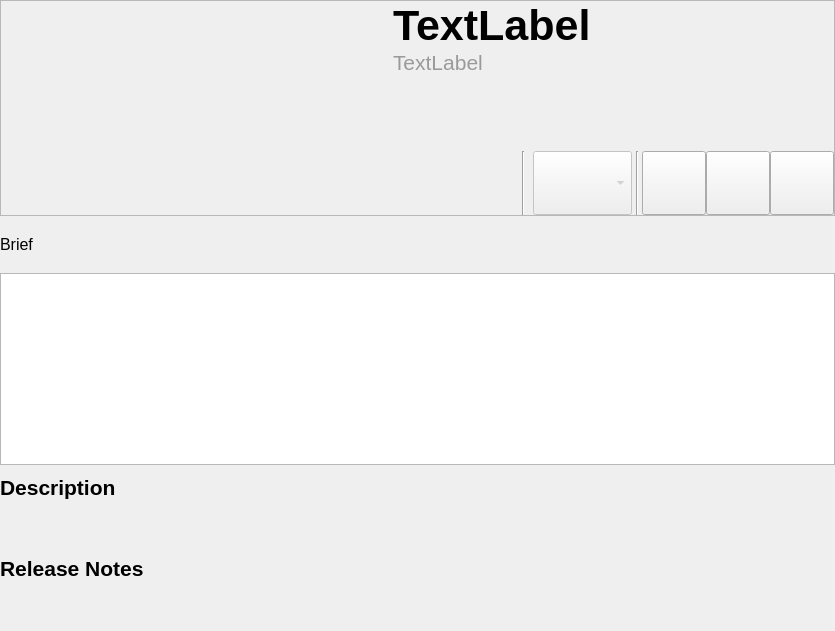
<?xml version="1.0" encoding="UTF-8"?>
<ui version="4.0">
 <class>ItemForm</class>
 <widget class="QWidget" name="ItemForm">
  <property name="geometry">
   <rect>
    <x>0</x>
    <y>0</y>
    <width>835</width>
    <height>631</height>
   </rect>
  </property>
  <property name="windowTitle">
   <string>Form</string>
  </property>
  <layout class="QVBoxLayout" name="verticalLayout_3">
   <property name="spacing">
    <number>0</number>
   </property>
   <property name="leftMargin">
    <number>0</number>
   </property>
   <property name="topMargin">
    <number>0</number>
   </property>
   <property name="rightMargin">
    <number>0</number>
   </property>
   <property name="bottomMargin">
    <number>0</number>
   </property>
   <item>
    <widget class="QScrollArea" name="scrollArea">
     <property name="frameShape">
      <enum>QFrame::NoFrame</enum>
     </property>
     <property name="frameShadow">
      <enum>QFrame::Plain</enum>
     </property>
     <property name="lineWidth">
      <number>0</number>
     </property>
     <property name="horizontalScrollBarPolicy">
      <enum>Qt::ScrollBarAlwaysOff</enum>
     </property>
     <property name="widgetResizable">
      <bool>true</bool>
     </property>
     <widget class="QWidget" name="scrollAreaWidgetContents_2">
      <property name="geometry">
       <rect>
        <x>0</x>
        <y>0</y>
        <width>835</width>
        <height>631</height>
       </rect>
      </property>
      <layout class="QVBoxLayout" name="verticalLayout">
       <property name="spacing">
        <number>0</number>
       </property>
       <property name="leftMargin">
        <number>0</number>
       </property>
       <property name="topMargin">
        <number>0</number>
       </property>
       <property name="rightMargin">
        <number>0</number>
       </property>
       <property name="bottomMargin">
        <number>0</number>
       </property>
       <item>
        <widget class="QFrame" name="frame">
         <property name="minimumSize">
          <size>
           <width>0</width>
           <height>216</height>
          </size>
         </property>
         <property name="maximumSize">
          <size>
           <width>16777215</width>
           <height>216</height>
          </size>
         </property>
         <property name="frameShape">
          <enum>QFrame::StyledPanel</enum>
         </property>
         <property name="frameShadow">
          <enum>QFrame::Raised</enum>
         </property>
         <layout class="QHBoxLayout" name="horizontalLayout">
          <property name="spacing">
           <number>0</number>
          </property>
          <property name="leftMargin">
           <number>0</number>
          </property>
          <property name="topMargin">
           <number>0</number>
          </property>
          <property name="rightMargin">
           <number>0</number>
          </property>
          <property name="bottomMargin">
           <number>0</number>
          </property>
          <item>
           <widget class="QLabel" name="image_label">
            <property name="minimumSize">
             <size>
              <width>384</width>
              <height>216</height>
             </size>
            </property>
            <property name="maximumSize">
             <size>
              <width>384</width>
              <height>216</height>
             </size>
            </property>
            <property name="text">
             <string/>
            </property>
            <property name="alignment">
             <set>Qt::AlignCenter</set>
            </property>
           </widget>
          </item>
          <item>
           <widget class="Line" name="line">
            <property name="minimumSize">
             <size>
              <width>8</width>
              <height>0</height>
             </size>
            </property>
            <property name="lineWidth">
             <number>0</number>
            </property>
            <property name="orientation">
             <enum>Qt::Vertical</enum>
            </property>
           </widget>
          </item>
          <item>
           <layout class="QVBoxLayout" name="verticalLayout_2">
            <item>
             <widget class="QLabel" name="name_label">
              <property name="font">
               <font>
                <pointsize>32</pointsize>
                <weight>75</weight>
                <bold>true</bold>
               </font>
              </property>
              <property name="text">
               <string>TextLabel</string>
              </property>
              <property name="textInteractionFlags">
               <set>Qt::NoTextInteraction</set>
              </property>
             </widget>
            </item>
            <item>
             <widget class="QLabel" name="company_label">
              <property name="palette">
               <palette>
                <active>
                 <colorrole role="WindowText">
                  <brush brushstyle="SolidPattern">
                   <color alpha="255">
                    <red>154</red>
                    <green>154</green>
                    <blue>154</blue>
                   </color>
                  </brush>
                 </colorrole>
                 <colorrole role="Button">
                  <brush brushstyle="SolidPattern">
                   <color alpha="255">
                    <red>148</red>
                    <green>148</green>
                    <blue>148</blue>
                   </color>
                  </brush>
                 </colorrole>
                 <colorrole role="Light">
                  <brush brushstyle="SolidPattern">
                   <color alpha="255">
                    <red>222</red>
                    <green>222</green>
                    <blue>222</blue>
                   </color>
                  </brush>
                 </colorrole>
                 <colorrole role="Midlight">
                  <brush brushstyle="SolidPattern">
                   <color alpha="255">
                    <red>185</red>
                    <green>185</green>
                    <blue>185</blue>
                   </color>
                  </brush>
                 </colorrole>
                 <colorrole role="Dark">
                  <brush brushstyle="SolidPattern">
                   <color alpha="255">
                    <red>74</red>
                    <green>74</green>
                    <blue>74</blue>
                   </color>
                  </brush>
                 </colorrole>
                 <colorrole role="Mid">
                  <brush brushstyle="SolidPattern">
                   <color alpha="255">
                    <red>99</red>
                    <green>99</green>
                    <blue>99</blue>
                   </color>
                  </brush>
                 </colorrole>
                 <colorrole role="Text">
                  <brush brushstyle="SolidPattern">
                   <color alpha="255">
                    <red>0</red>
                    <green>0</green>
                    <blue>0</blue>
                   </color>
                  </brush>
                 </colorrole>
                 <colorrole role="BrightText">
                  <brush brushstyle="SolidPattern">
                   <color alpha="255">
                    <red>255</red>
                    <green>255</green>
                    <blue>255</blue>
                   </color>
                  </brush>
                 </colorrole>
                 <colorrole role="ButtonText">
                  <brush brushstyle="SolidPattern">
                   <color alpha="255">
                    <red>0</red>
                    <green>0</green>
                    <blue>0</blue>
                   </color>
                  </brush>
                 </colorrole>
                 <colorrole role="Base">
                  <brush brushstyle="SolidPattern">
                   <color alpha="255">
                    <red>255</red>
                    <green>255</green>
                    <blue>255</blue>
                   </color>
                  </brush>
                 </colorrole>
                 <colorrole role="Window">
                  <brush brushstyle="SolidPattern">
                   <color alpha="255">
                    <red>148</red>
                    <green>148</green>
                    <blue>148</blue>
                   </color>
                  </brush>
                 </colorrole>
                 <colorrole role="Shadow">
                  <brush brushstyle="SolidPattern">
                   <color alpha="255">
                    <red>0</red>
                    <green>0</green>
                    <blue>0</blue>
                   </color>
                  </brush>
                 </colorrole>
                 <colorrole role="AlternateBase">
                  <brush brushstyle="SolidPattern">
                   <color alpha="255">
                    <red>201</red>
                    <green>201</green>
                    <blue>201</blue>
                   </color>
                  </brush>
                 </colorrole>
                 <colorrole role="ToolTipBase">
                  <brush brushstyle="SolidPattern">
                   <color alpha="255">
                    <red>255</red>
                    <green>255</green>
                    <blue>220</blue>
                   </color>
                  </brush>
                 </colorrole>
                 <colorrole role="ToolTipText">
                  <brush brushstyle="SolidPattern">
                   <color alpha="255">
                    <red>0</red>
                    <green>0</green>
                    <blue>0</blue>
                   </color>
                  </brush>
                 </colorrole>
                 <colorrole role="PlaceholderText">
                  <brush brushstyle="SolidPattern">
                   <color alpha="128">
                    <red>0</red>
                    <green>0</green>
                    <blue>0</blue>
                   </color>
                  </brush>
                 </colorrole>
                </active>
                <inactive>
                 <colorrole role="WindowText">
                  <brush brushstyle="SolidPattern">
                   <color alpha="255">
                    <red>154</red>
                    <green>154</green>
                    <blue>154</blue>
                   </color>
                  </brush>
                 </colorrole>
                 <colorrole role="Button">
                  <brush brushstyle="SolidPattern">
                   <color alpha="255">
                    <red>148</red>
                    <green>148</green>
                    <blue>148</blue>
                   </color>
                  </brush>
                 </colorrole>
                 <colorrole role="Light">
                  <brush brushstyle="SolidPattern">
                   <color alpha="255">
                    <red>222</red>
                    <green>222</green>
                    <blue>222</blue>
                   </color>
                  </brush>
                 </colorrole>
                 <colorrole role="Midlight">
                  <brush brushstyle="SolidPattern">
                   <color alpha="255">
                    <red>185</red>
                    <green>185</green>
                    <blue>185</blue>
                   </color>
                  </brush>
                 </colorrole>
                 <colorrole role="Dark">
                  <brush brushstyle="SolidPattern">
                   <color alpha="255">
                    <red>74</red>
                    <green>74</green>
                    <blue>74</blue>
                   </color>
                  </brush>
                 </colorrole>
                 <colorrole role="Mid">
                  <brush brushstyle="SolidPattern">
                   <color alpha="255">
                    <red>99</red>
                    <green>99</green>
                    <blue>99</blue>
                   </color>
                  </brush>
                 </colorrole>
                 <colorrole role="Text">
                  <brush brushstyle="SolidPattern">
                   <color alpha="255">
                    <red>0</red>
                    <green>0</green>
                    <blue>0</blue>
                   </color>
                  </brush>
                 </colorrole>
                 <colorrole role="BrightText">
                  <brush brushstyle="SolidPattern">
                   <color alpha="255">
                    <red>255</red>
                    <green>255</green>
                    <blue>255</blue>
                   </color>
                  </brush>
                 </colorrole>
                 <colorrole role="ButtonText">
                  <brush brushstyle="SolidPattern">
                   <color alpha="255">
                    <red>0</red>
                    <green>0</green>
                    <blue>0</blue>
                   </color>
                  </brush>
                 </colorrole>
                 <colorrole role="Base">
                  <brush brushstyle="SolidPattern">
                   <color alpha="255">
                    <red>255</red>
                    <green>255</green>
                    <blue>255</blue>
                   </color>
                  </brush>
                 </colorrole>
                 <colorrole role="Window">
                  <brush brushstyle="SolidPattern">
                   <color alpha="255">
                    <red>148</red>
                    <green>148</green>
                    <blue>148</blue>
                   </color>
                  </brush>
                 </colorrole>
                 <colorrole role="Shadow">
                  <brush brushstyle="SolidPattern">
                   <color alpha="255">
                    <red>0</red>
                    <green>0</green>
                    <blue>0</blue>
                   </color>
                  </brush>
                 </colorrole>
                 <colorrole role="AlternateBase">
                  <brush brushstyle="SolidPattern">
                   <color alpha="255">
                    <red>201</red>
                    <green>201</green>
                    <blue>201</blue>
                   </color>
                  </brush>
                 </colorrole>
                 <colorrole role="ToolTipBase">
                  <brush brushstyle="SolidPattern">
                   <color alpha="255">
                    <red>255</red>
                    <green>255</green>
                    <blue>220</blue>
                   </color>
                  </brush>
                 </colorrole>
                 <colorrole role="ToolTipText">
                  <brush brushstyle="SolidPattern">
                   <color alpha="255">
                    <red>0</red>
                    <green>0</green>
                    <blue>0</blue>
                   </color>
                  </brush>
                 </colorrole>
                 <colorrole role="PlaceholderText">
                  <brush brushstyle="SolidPattern">
                   <color alpha="128">
                    <red>0</red>
                    <green>0</green>
                    <blue>0</blue>
                   </color>
                  </brush>
                 </colorrole>
                </inactive>
                <disabled>
                 <colorrole role="WindowText">
                  <brush brushstyle="SolidPattern">
                   <color alpha="255">
                    <red>74</red>
                    <green>74</green>
                    <blue>74</blue>
                   </color>
                  </brush>
                 </colorrole>
                 <colorrole role="Button">
                  <brush brushstyle="SolidPattern">
                   <color alpha="255">
                    <red>148</red>
                    <green>148</green>
                    <blue>148</blue>
                   </color>
                  </brush>
                 </colorrole>
                 <colorrole role="Light">
                  <brush brushstyle="SolidPattern">
                   <color alpha="255">
                    <red>222</red>
                    <green>222</green>
                    <blue>222</blue>
                   </color>
                  </brush>
                 </colorrole>
                 <colorrole role="Midlight">
                  <brush brushstyle="SolidPattern">
                   <color alpha="255">
                    <red>185</red>
                    <green>185</green>
                    <blue>185</blue>
                   </color>
                  </brush>
                 </colorrole>
                 <colorrole role="Dark">
                  <brush brushstyle="SolidPattern">
                   <color alpha="255">
                    <red>74</red>
                    <green>74</green>
                    <blue>74</blue>
                   </color>
                  </brush>
                 </colorrole>
                 <colorrole role="Mid">
                  <brush brushstyle="SolidPattern">
                   <color alpha="255">
                    <red>99</red>
                    <green>99</green>
                    <blue>99</blue>
                   </color>
                  </brush>
                 </colorrole>
                 <colorrole role="Text">
                  <brush brushstyle="SolidPattern">
                   <color alpha="255">
                    <red>74</red>
                    <green>74</green>
                    <blue>74</blue>
                   </color>
                  </brush>
                 </colorrole>
                 <colorrole role="BrightText">
                  <brush brushstyle="SolidPattern">
                   <color alpha="255">
                    <red>255</red>
                    <green>255</green>
                    <blue>255</blue>
                   </color>
                  </brush>
                 </colorrole>
                 <colorrole role="ButtonText">
                  <brush brushstyle="SolidPattern">
                   <color alpha="255">
                    <red>74</red>
                    <green>74</green>
                    <blue>74</blue>
                   </color>
                  </brush>
                 </colorrole>
                 <colorrole role="Base">
                  <brush brushstyle="SolidPattern">
                   <color alpha="255">
                    <red>148</red>
                    <green>148</green>
                    <blue>148</blue>
                   </color>
                  </brush>
                 </colorrole>
                 <colorrole role="Window">
                  <brush brushstyle="SolidPattern">
                   <color alpha="255">
                    <red>148</red>
                    <green>148</green>
                    <blue>148</blue>
                   </color>
                  </brush>
                 </colorrole>
                 <colorrole role="Shadow">
                  <brush brushstyle="SolidPattern">
                   <color alpha="255">
                    <red>0</red>
                    <green>0</green>
                    <blue>0</blue>
                   </color>
                  </brush>
                 </colorrole>
                 <colorrole role="AlternateBase">
                  <brush brushstyle="SolidPattern">
                   <color alpha="255">
                    <red>148</red>
                    <green>148</green>
                    <blue>148</blue>
                   </color>
                  </brush>
                 </colorrole>
                 <colorrole role="ToolTipBase">
                  <brush brushstyle="SolidPattern">
                   <color alpha="255">
                    <red>255</red>
                    <green>255</green>
                    <blue>220</blue>
                   </color>
                  </brush>
                 </colorrole>
                 <colorrole role="ToolTipText">
                  <brush brushstyle="SolidPattern">
                   <color alpha="255">
                    <red>0</red>
                    <green>0</green>
                    <blue>0</blue>
                   </color>
                  </brush>
                 </colorrole>
                 <colorrole role="PlaceholderText">
                  <brush brushstyle="SolidPattern">
                   <color alpha="128">
                    <red>0</red>
                    <green>0</green>
                    <blue>0</blue>
                   </color>
                  </brush>
                 </colorrole>
                </disabled>
               </palette>
              </property>
              <property name="font">
               <font>
                <pointsize>16</pointsize>
               </font>
              </property>
              <property name="text">
               <string>TextLabel</string>
              </property>
              <property name="textInteractionFlags">
               <set>Qt::NoTextInteraction</set>
              </property>
             </widget>
            </item>
            <item>
             <spacer name="verticalSpacer_2">
              <property name="orientation">
               <enum>Qt::Vertical</enum>
              </property>
              <property name="sizeHint" stdset="0">
               <size>
                <width>20</width>
                <height>40</height>
               </size>
              </property>
             </spacer>
            </item>
            <item>
             <layout class="QHBoxLayout" name="horizontalLayout_2">
              <property name="spacing">
               <number>0</number>
              </property>
              <item>
               <widget class="QPushButton" name="acquire_button">
                <property name="enabled">
                 <bool>true</bool>
                </property>
                <property name="sizePolicy">
                 <sizepolicy hsizetype="Fixed" vsizetype="Preferred">
                  <horstretch>0</horstretch>
                  <verstretch>0</verstretch>
                 </sizepolicy>
                </property>
                <property name="minimumSize">
                 <size>
                  <width>120</width>
                  <height>64</height>
                 </size>
                </property>
                <property name="maximumSize">
                 <size>
                  <width>120</width>
                  <height>64</height>
                 </size>
                </property>
                <property name="toolTip">
                 <string>Acquire / Release</string>
                </property>
                <property name="text">
                 <string/>
                </property>
                <property name="iconSize">
                 <size>
                  <width>120</width>
                  <height>60</height>
                 </size>
                </property>
                <property name="checkable">
                 <bool>true</bool>
                </property>
                <property name="checked">
                 <bool>false</bool>
                </property>
                <property name="default">
                 <bool>false</bool>
                </property>
                <property name="flat">
                 <bool>true</bool>
                </property>
               </widget>
              </item>
              <item>
               <widget class="Line" name="line_9">
                <property name="minimumSize">
                 <size>
                  <width>20</width>
                  <height>0</height>
                 </size>
                </property>
                <property name="orientation">
                 <enum>Qt::Vertical</enum>
                </property>
               </widget>
              </item>
              <item>
               <widget class="QComboBox" name="comboBox">
                <property name="enabled">
                 <bool>false</bool>
                </property>
                <property name="sizePolicy">
                 <sizepolicy hsizetype="Expanding" vsizetype="Fixed">
                  <horstretch>0</horstretch>
                  <verstretch>0</verstretch>
                 </sizepolicy>
                </property>
                <property name="minimumSize">
                 <size>
                  <width>0</width>
                  <height>64</height>
                 </size>
                </property>
                <property name="mouseTracking">
                 <bool>true</bool>
                </property>
                <property name="tabletTracking">
                 <bool>true</bool>
                </property>
                <property name="editable">
                 <bool>false</bool>
                </property>
                <property name="currentText">
                 <string notr="true"/>
                </property>
                <property name="sizeAdjustPolicy">
                 <enum>QComboBox::AdjustToContents</enum>
                </property>
                <property name="iconSize">
                 <size>
                  <width>60</width>
                  <height>60</height>
                 </size>
                </property>
                <property name="frame">
                 <bool>true</bool>
                </property>
               </widget>
              </item>
              <item>
               <widget class="Line" name="line_10">
                <property name="minimumSize">
                 <size>
                  <width>10</width>
                  <height>0</height>
                 </size>
                </property>
                <property name="orientation">
                 <enum>Qt::Vertical</enum>
                </property>
               </widget>
              </item>
              <item>
               <widget class="QPushButton" name="review_accept_button">
                <property name="minimumSize">
                 <size>
                  <width>64</width>
                  <height>64</height>
                 </size>
                </property>
                <property name="maximumSize">
                 <size>
                  <width>64</width>
                  <height>64</height>
                 </size>
                </property>
                <property name="text">
                 <string notr="true"/>
                </property>
                <property name="iconSize">
                 <size>
                  <width>48</width>
                  <height>48</height>
                 </size>
                </property>
                <property name="default">
                 <bool>false</bool>
                </property>
                <property name="flat">
                 <bool>false</bool>
                </property>
               </widget>
              </item>
              <item>
               <widget class="QPushButton" name="review_reject_button">
                <property name="minimumSize">
                 <size>
                  <width>64</width>
                  <height>64</height>
                 </size>
                </property>
                <property name="maximumSize">
                 <size>
                  <width>64</width>
                  <height>64</height>
                 </size>
                </property>
                <property name="text">
                 <string notr="true"/>
                </property>
                <property name="iconSize">
                 <size>
                  <width>48</width>
                  <height>48</height>
                 </size>
                </property>
                <property name="default">
                 <bool>false</bool>
                </property>
                <property name="flat">
                 <bool>false</bool>
                </property>
               </widget>
              </item>
              <item>
               <widget class="QPushButton" name="configure_button">
                <property name="minimumSize">
                 <size>
                  <width>64</width>
                  <height>64</height>
                 </size>
                </property>
                <property name="maximumSize">
                 <size>
                  <width>64</width>
                  <height>64</height>
                 </size>
                </property>
                <property name="text">
                 <string notr="true"/>
                </property>
                <property name="iconSize">
                 <size>
                  <width>48</width>
                  <height>48</height>
                 </size>
                </property>
                <property name="default">
                 <bool>false</bool>
                </property>
                <property name="flat">
                 <bool>false</bool>
                </property>
               </widget>
              </item>
             </layout>
            </item>
           </layout>
          </item>
         </layout>
        </widget>
       </item>
       <item>
        <widget class="Line" name="line_7">
         <property name="minimumSize">
          <size>
           <width>0</width>
           <height>10</height>
          </size>
         </property>
         <property name="font">
          <font>
           <pointsize>10</pointsize>
          </font>
         </property>
         <property name="lineWidth">
          <number>0</number>
         </property>
         <property name="orientation">
          <enum>Qt::Horizontal</enum>
         </property>
        </widget>
       </item>
       <item>
        <widget class="QLabel" name="brief_label">
         <property name="font">
          <font>
           <pointsize>12</pointsize>
          </font>
         </property>
         <property name="text">
          <string>Brief</string>
         </property>
         <property name="wordWrap">
          <bool>true</bool>
         </property>
        </widget>
       </item>
       <item>
        <widget class="Line" name="line_8">
         <property name="minimumSize">
          <size>
           <width>0</width>
           <height>10</height>
          </size>
         </property>
         <property name="lineWidth">
          <number>0</number>
         </property>
         <property name="orientation">
          <enum>Qt::Horizontal</enum>
         </property>
        </widget>
       </item>
       <item>
        <widget class="QListWidget" name="media_list_widget">
         <property name="sizePolicy">
          <sizepolicy hsizetype="Expanding" vsizetype="Fixed">
           <horstretch>0</horstretch>
           <verstretch>0</verstretch>
          </sizepolicy>
         </property>
         <property name="verticalScrollBarPolicy">
          <enum>Qt::ScrollBarAlwaysOff</enum>
         </property>
         <property name="dragDropMode">
          <enum>QAbstractItemView::NoDragDrop</enum>
         </property>
         <property name="selectionBehavior">
          <enum>QAbstractItemView::SelectItems</enum>
         </property>
         <property name="iconSize">
          <size>
           <width>384</width>
           <height>216</height>
          </size>
         </property>
         <property name="movement">
          <enum>QListView::Static</enum>
         </property>
         <property name="isWrapping" stdset="0">
          <bool>true</bool>
         </property>
         <property name="gridSize">
          <size>
           <width>384</width>
           <height>216</height>
          </size>
         </property>
         <property name="viewMode">
          <enum>QListView::IconMode</enum>
         </property>
        </widget>
       </item>
       <item>
        <widget class="Line" name="line_2">
         <property name="minimumSize">
          <size>
           <width>0</width>
           <height>4</height>
          </size>
         </property>
         <property name="lineWidth">
          <number>0</number>
         </property>
         <property name="orientation">
          <enum>Qt::Horizontal</enum>
         </property>
        </widget>
       </item>
       <item>
        <widget class="QLabel" name="label_2">
         <property name="font">
          <font>
           <pointsize>16</pointsize>
           <weight>75</weight>
           <bold>true</bold>
          </font>
         </property>
         <property name="text">
          <string>Description</string>
         </property>
        </widget>
       </item>
       <item>
        <widget class="Line" name="line_3">
         <property name="minimumSize">
          <size>
           <width>0</width>
           <height>4</height>
          </size>
         </property>
         <property name="lineWidth">
          <number>0</number>
         </property>
         <property name="orientation">
          <enum>Qt::Horizontal</enum>
         </property>
        </widget>
       </item>
       <item>
        <widget class="QLabel" name="description_label">
         <property name="font">
          <font>
           <pointsize>10</pointsize>
          </font>
         </property>
         <property name="text">
          <string/>
         </property>
         <property name="textFormat">
          <enum>Qt::PlainText</enum>
         </property>
         <property name="wordWrap">
          <bool>true</bool>
         </property>
        </widget>
       </item>
       <item>
        <widget class="Line" name="line_5">
         <property name="minimumSize">
          <size>
           <width>0</width>
           <height>4</height>
          </size>
         </property>
         <property name="lineWidth">
          <number>0</number>
         </property>
         <property name="orientation">
          <enum>Qt::Horizontal</enum>
         </property>
        </widget>
       </item>
       <item>
        <widget class="QLabel" name="label_3">
         <property name="font">
          <font>
           <pointsize>16</pointsize>
           <weight>75</weight>
           <bold>true</bold>
          </font>
         </property>
         <property name="text">
          <string>Release Notes</string>
         </property>
        </widget>
       </item>
       <item>
        <widget class="Line" name="line_6">
         <property name="minimumSize">
          <size>
           <width>0</width>
           <height>4</height>
          </size>
         </property>
         <property name="lineWidth">
          <number>0</number>
         </property>
         <property name="orientation">
          <enum>Qt::Horizontal</enum>
         </property>
        </widget>
       </item>
       <item>
        <widget class="QLabel" name="release_label">
         <property name="font">
          <font>
           <pointsize>10</pointsize>
          </font>
         </property>
         <property name="text">
          <string/>
         </property>
         <property name="wordWrap">
          <bool>true</bool>
         </property>
        </widget>
       </item>
       <item>
        <widget class="Line" name="line_4">
         <property name="minimumSize">
          <size>
           <width>0</width>
           <height>4</height>
          </size>
         </property>
         <property name="lineWidth">
          <number>0</number>
         </property>
         <property name="orientation">
          <enum>Qt::Horizontal</enum>
         </property>
        </widget>
       </item>
      </layout>
     </widget>
    </widget>
   </item>
  </layout>
 </widget>
 <resources/>
 <connections/>
</ui>
